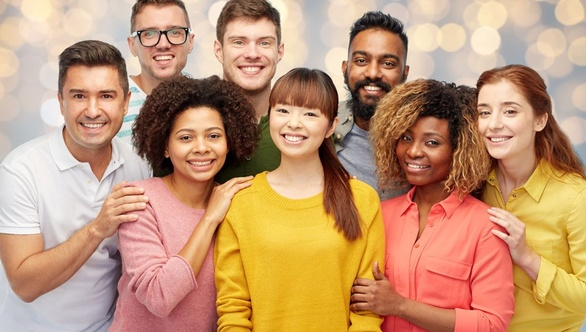
#> input picture data/samples/closeup.jpeg, 586 x 332 px, shrunk from 1200 x 680 before the run
$ python haar_detector.py
#> lines starting #> are read from the running program, lines starting #| are printed output that depends on the picture; after the words box and inside, x2 and y2 are one past the last pixel; in counts of white or black regions, pixels touching at a corner belong together
### src/hog_haar_base.py
import cv2
import numpy as np


class HogHaarDetector:
    def __init__(self, use_haar=False, haar_xml_path="haarcascade_upperbody.xml"):
        self.use_haar = use_haar

        if use_haar:
            full_path = cv2.data.haarcascades + haar_xml_path
            self.detector = cv2.CascadeClassifier(full_path)
            if self.detector.empty():
                raise ValueError(f"Could not load Haar cascade from: {full_path}")
            print(f"Loaded Haar cascade: {haar_xml_path}")
        else:
            self.detector = cv2.HOGDescriptor()
            self.detector.setSVMDetector(cv2.HOGDescriptor_getDefaultPeopleDetector())
            print("Loaded HOG descriptor with default people detector")

    def _apply_nms(self, boxes, overlap_threshold=0.3):
        if len(boxes) == 0:
            return []

        boxes_array = np.array([[x, y, x + w, y + h] for (x, y, w, h) in boxes])
        x1, y1, x2, y2 = boxes_array[:, 0], boxes_array[:, 1], boxes_array[:, 2], boxes_array[:, 3]
        areas = (x2 - x1 + 1) * (y2 - y1 + 1)
        indices = np.argsort(y2)
        picked = []

        while len(indices) > 0:
            last = len(indices) - 1
            i = indices[last]
            picked.append(i)
            suppress = [last]

            for pos in range(last):
                j = indices[pos]
                xx1, yy1 = max(x1[i], x1[j]), max(y1[i], y1[j])
                xx2, yy2 = min(x2[i], x2[j]), min(y2[i], y2[j])
                w, h = max(0, xx2 - xx1 + 1), max(0, yy2 - yy1 + 1)
                overlap = float(w * h) / areas[j]
                if overlap > overlap_threshold:
                    suppress.append(pos)
            indices = np.delete(indices, suppress)

        return [boxes[i] for i in picked]

    def draw_boxes(self, img, boxes, color=(0, 255, 0), thickness=2):
        for i, (x, y, w, h) in enumerate(boxes):
            cv2.rectangle(img, (x, y), (x + w, y + h), color, thickness)
            label = f"Person {i + 1}"
            text_y = max(y - 5, 20)
            cv2.putText(img, label, (x, text_y), cv2.FONT_HERSHEY_SIMPLEX,
                        0.6, color, thickness)

        count_text = f"Detections: {len(boxes)}"
        cv2.putText(img, count_text, (10, 30), cv2.FONT_HERSHEY_SIMPLEX,
                    1, (0, 0, 255), 2)
        return img

### src/haar_detector.py
import cv2
from pathlib import Path
from hog_haar_base import HogHaarDetector


def run_haar(image_path, save_path="../data/haar_result.jpg", haar_xml="haarcascade_upperbody.xml"):
    img = cv2.imread(image_path)
    if img is None:
        raise FileNotFoundError(f"Could not load image from {image_path}")

    print(f"Running Haar detector with {haar_xml}")
    haar_detector = HogHaarDetector(use_haar=True, haar_xml_path=haar_xml)
    boxes = haar_detector.detector.detectMultiScale(
        cv2.cvtColor(img, cv2.COLOR_BGR2GRAY),
        scaleFactor=1.1,
        minNeighbors=3,
        minSize=(30, 30),
        flags=cv2.CASCADE_SCALE_IMAGE
    )

    boxes = haar_detector._apply_nms(boxes)
    img_out = haar_detector.draw_boxes(img.copy(), boxes, color=(255, 0, 0))
    Path(save_path).parent.mkdir(parents=True, exist_ok=True)
    cv2.imwrite(save_path, img_out)
    print(f"Haar: Detected {len(boxes)} people, saved to {save_path}")
    return len(boxes)


def main():
    test_images = {
        "closeup": "../data/samples/closeup.jpeg",
        "pedestrians": "../data/samples/pedestrians.jpg",
        "aerial": "../data/samples/aerial.jpeg"
    }

    for scenario, img_path in test_images.items():
        if not Path(img_path).exists():
            print(f"Warning: {img_path} not found, skipping...")
            continue
        haar_xml = "haarcascade_upperbody.xml"
        if scenario == "closeup":
            haar_xml = "haarcascade_frontalface_default.xml"
        elif scenario == "pedestrians":
            haar_xml = "haarcascade_fullbody.xml"

        print(f"\nTesting Haar on {scenario} scenario: {img_path}")
        run_haar(img_path, f"../data/output/{scenario}_haar.jpg", haar_xml=haar_xml)
#> in run_haar, img is the input picture: shape (332, 586, 3); mean B, G, R 116.4, 151.1, 194.1
#> in run_haar, `boxes = haar_detector.detector.detectMultiScale( cv2.cvtColor(img, cv2..`: boxes = [[129, 7, 64, 64], [218, 15, 68, 68], [165, 109, 69, 69], [260, 85, 69, 69], [338, 32, 72, 72], [52, 65, 81, 81], [466, 83, 73, 73], [383, 115, 68, 68], [316, 146, 75, 75]]
#> in _apply_nms, `boxes_array = np.array([[x, y, x + w, y + h] for (x, y, w, h) in boxes])`: boxes_array = [[129, 7, 193, 71], [218, 15, 286, 83], [165, 109, 234, 178], [260, 85, 329, 154], [338, 32, 410, 104], [52, 65, 133, 146], [466, 83, 539, 156], [383, 115, 451, 183], [316, 146, 391, 221]]
#> in _apply_nms, `x1, y1, x2, y2 = boxes_array[:, 0], boxes_array[:, 1], boxes_array[:, ..`: x1 = [129, 218, 165, 260, 338, 52, 466, 383, 316]; y1 = [7, 15, 109, 85, 32, 65, 83, 115, 146]; x2 = [193, 286, 234, 329, 410, 133, 539, 451, 391]; y2 = [71, 83, 178, 154, 104, 146, 156, 183, 221]
#> in _apply_nms, `areas = (x2 - x1 + 1) * (y2 - y1 + 1)`: areas = [4225, 4761, 4900, 4900, 5329, 6724, 5476, 4761, 5776]
#> in _apply_nms, `indices = np.argsort(y2)`: indices = [0, 1, 4, 5, 3, 6, 2, 7, 8]
#> the loop in _apply_nms, `while len(indices) > 0:` made 9 passes
#> (last, i, indices) on passes 1 to 8: (8, 8, [0, 1, 4, 5, 3, 6, 2, 7]), (7, 7, [0, 1, 4, 5, 3, 6, 2]), (6, 2, [0, 1, 4, 5, 3, 6]), (5, 6, [0, 1, 4, 5, 3]), (4, 3, [0, 1, 4, 5]), (3, 5, [0, 1, 4]), (2, 4, [0, 1]), (1, 1, [0])
#> (last, i) on pass 9: (0, 0)
#> after the loop in _apply_nms, `while len(indices) > 0:`: indices = empty array; picked = [8, 7, 2, 6, 3, 5, 4, 1, 0]
#> in run_haar, `boxes = haar_detector._apply_nms(boxes)`: boxes = [[316, 146, 75, 75], [383, 115, 68, 68], [165, 109, 69, 69], [466, 83, 73, 73], [260, 85, 69, 69], [52, 65, 81, 81], [338, 32, 72, 72], [218, 15, 68, 68], [129, 7, 64, 64]]
#> the loop in draw_boxes, `for i, (x, y, w, h) in enumerate(boxes):` made 9 passes
#> (x, y, w, h, label, text_y) on passes 1 to 9: (316, 146, 75, 75, 'Person 1', 141), (383, 115, 68, 68, 'Person 2', 110), (165, 109, 69, 69, 'Person 3', 104), (466, 83, 73, 73, 'Person 4', 78), (260, 85, 69, 69, 'Person 5', 80), (52, 65, 81, 81, 'Person 6', 60), (338, 32, 72, 72, 'Person 7', 27), (218, 15, 68, 68, 'Person 8', 20), (129, 7, 64, 64, 'Person 9', 20)
#> after the loop in draw_boxes, `for i, (x, y, w, h) in enumerate(boxes):`:
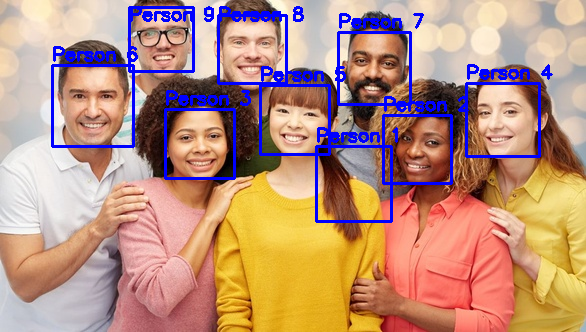
#> img: shape (332, 586, 3); mean of channels 0, 1, 2 126.4, 143.8, 184.9; drawn as B, G, R
#> in draw_boxes, `count_text = f"Detections: {len(boxes)}"`: count_text = 'Detections: 9'
#> in draw_boxes, `cv2.putText(img, count_text, (10, 30), cv2.FONT_HERSHEY_SIMPLEX, 1, (0..`:
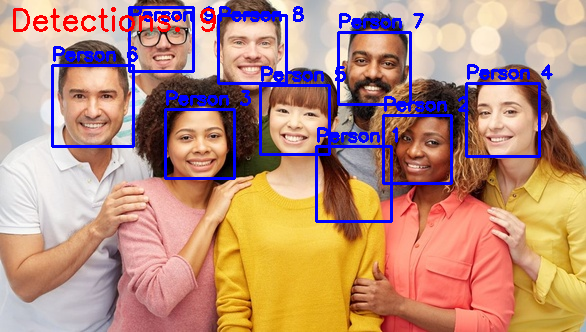
#> img: shape (332, 586, 3); 0.74% of pixels changed, all inside (x1, y1, x2, y2) = (13, 7, 216, 32); drawn as B, G, R
#| Haar: Detected 9 people, saved to ../data/output/closeup_haar.jpg
#> pass 2 of the loop in main, `for scenario, img_path in test_images.items():`:
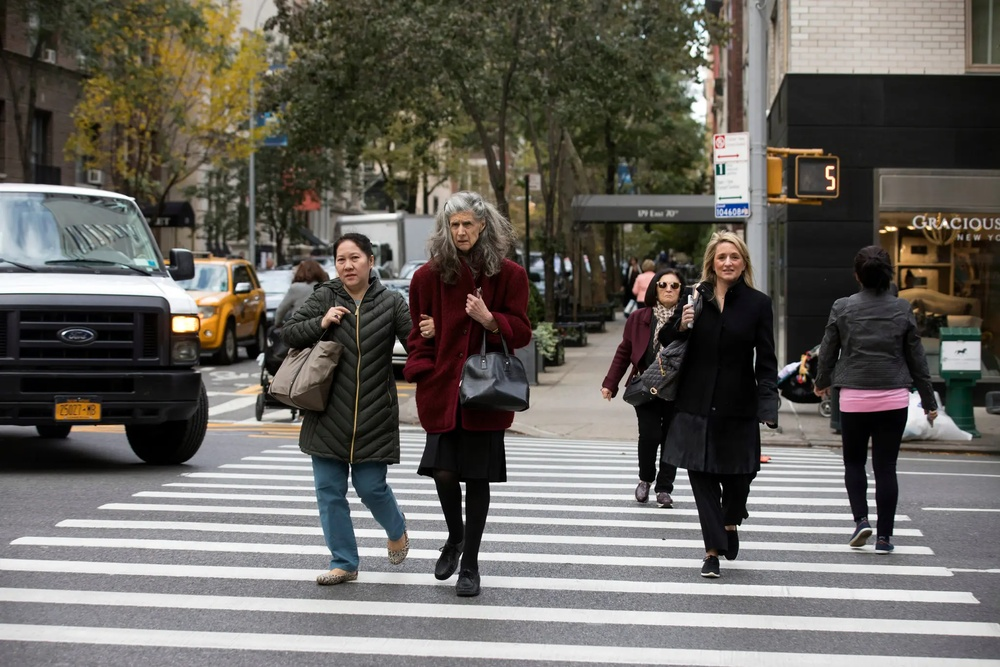
#> input picture data/samples/pedestrians.jpg, 1000 x 667 px, shrunk from 2048 x 1365 before the run
#> in run_haar, img is the input picture: shape (667, 1000, 3); mean B, G, R 93.9, 99.8, 103.1
#> in run_haar (call 2), `boxes = haar_detector.detector.detectMultiScale( cv2.cvtColor(img, cv2..`: boxes = [[643, 320, 147, 293], [784, 256, 167, 334], [383, 321, 151, 302], [250, 255, 184, 368]]
#> the loop in _apply_nms (call 2), `while len(indices) > 0:` made 3 passes
#> (last, i, indices) on passes 1 to 2: (3, 3, [1, 0]), (1, 0, [1])
#> in run_haar (call 2), `boxes = haar_detector._apply_nms(boxes)`: boxes = [[250, 255, 184, 368], [643, 320, 147, 293], [784, 256, 167, 334]]
#> the loop in draw_boxes (call 2), `for i, (x, y, w, h) in enumerate(boxes):` made 3 passes
#> (x, y, w, h, label, text_y) on passes 1 to 3: (250, 255, 184, 368, 'Person 1', 250), (643, 320, 147, 293, 'Person 2', 315), (784, 256, 167, 334, 'Person 3', 251)
#> after the loop in draw_boxes (call 2), `for i, (x, y, w, h) in enumerate(boxes):`:
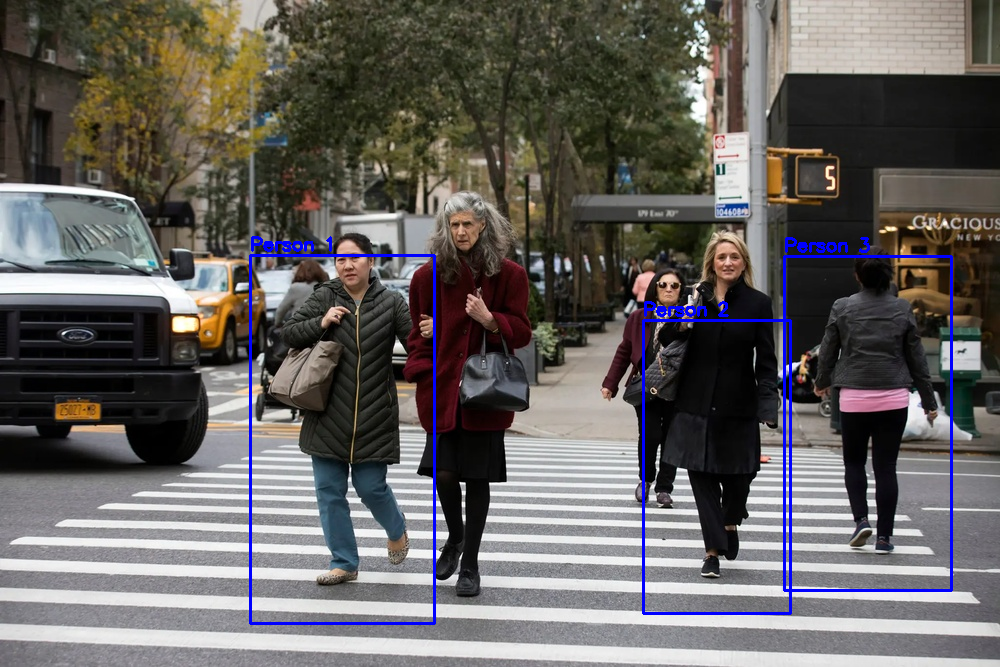
#> img: shape (667, 1000, 3); mean of channels 0, 1, 2 96.3, 98.1, 101.3; drawn as B, G, R
#> count_text = 'Detections: 3'
#> in draw_boxes (call 2), `cv2.putText(img, count_text, (10, 30), cv2.FONT_HERSHEY_SIMPLEX, 1, (0..`:
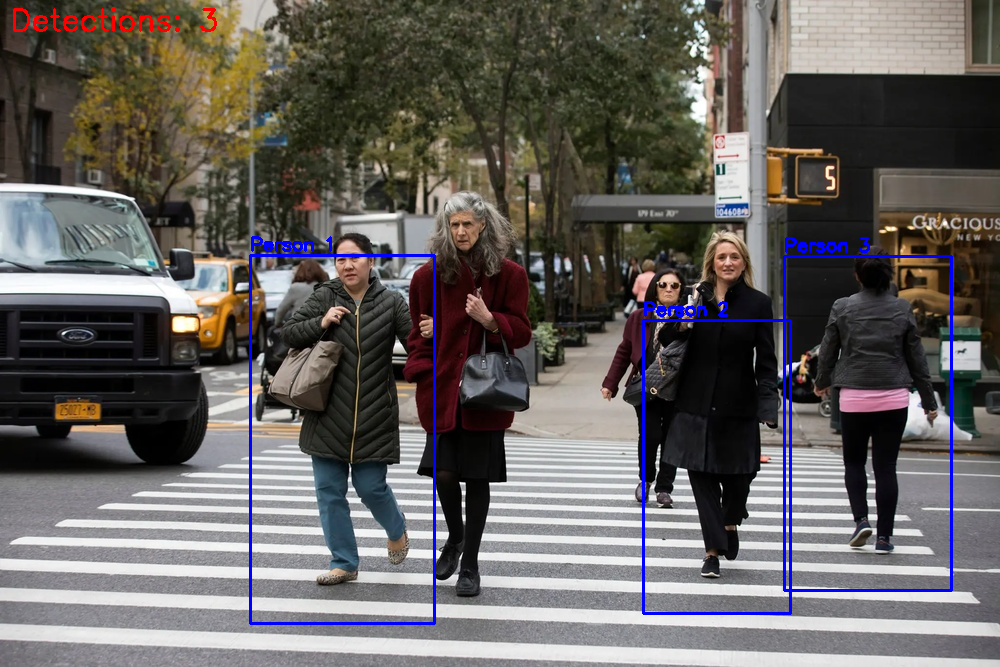
#> img: shape (667, 1000, 3); 0.21% of pixels changed, all inside (x1, y1, x2, y2) = (13, 7, 217, 32); drawn as B, G, R
#| Haar: Detected 3 people, saved to ../data/output/pedestrians_haar.jpg
#> pass 3 of the loop in main, `for scenario, img_path in test_images.items():`:
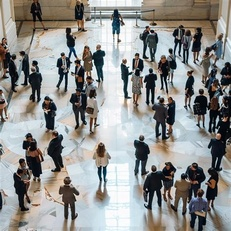
#> input picture data/samples/aerial.jpeg, 231 x 231 px, shrunk from 474 x 474 before the run
#> in run_haar, img is the input picture: shape (231, 231, 3); mean B, G, R 142.7, 144.4, 143.8
#> in run_haar (call 3), `boxes = haar_detector.detector.detectMultiScale( cv2.cvtColor(img, cv2..`: boxes = ()
#> in run_haar (call 3), `boxes = haar_detector._apply_nms(boxes)`: boxes = []
#> count_text = 'Detections: 0'
#> in draw_boxes (call 3), `cv2.putText(img, count_text, (10, 30), cv2.FONT_HERSHEY_SIMPLEX, 1, (0..`:
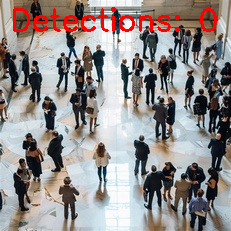
#> img: shape (231, 231, 3); 2.66% of pixels changed, all inside (x1, y1, x2, y2) = (13, 7, 217, 32)
#| Haar: Detected 0 people, saved to ../data/output/aerial_haar.jpg


if __name__ == "__main__":
    main()
